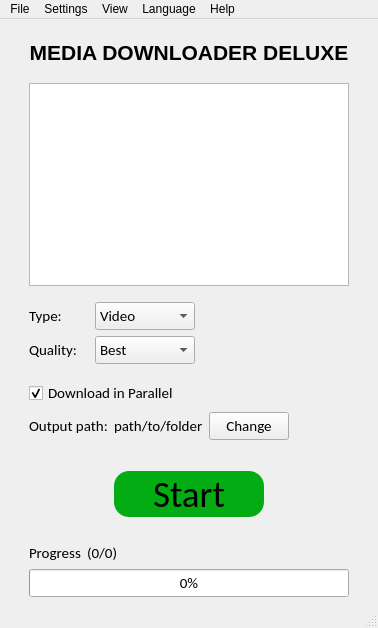
<?xml version="1.0" encoding="UTF-8"?>
<ui version="4.0">
 <class>MainWindow</class>
 <widget class="QMainWindow" name="MainWindow">
  <property name="geometry">
   <rect>
    <x>0</x>
    <y>0</y>
    <width>378</width>
    <height>628</height>
   </rect>
  </property>
  <property name="windowTitle">
   <string>MainWindow</string>
  </property>
  <widget class="QWidget" name="centralwidget">
   <layout class="QGridLayout" name="gridLayout">
    <item row="2" column="3">
     <spacer name="horizontalSpacer_2">
      <property name="orientation">
       <enum>Qt::Horizontal</enum>
      </property>
      <property name="sizeType">
       <enum>QSizePolicy::Fixed</enum>
      </property>
      <property name="sizeHint" stdset="0">
       <size>
        <width>20</width>
        <height>20</height>
       </size>
      </property>
     </spacer>
    </item>
    <item row="3" column="1">
     <spacer name="verticalSpacer_3">
      <property name="orientation">
       <enum>Qt::Vertical</enum>
      </property>
      <property name="sizeType">
       <enum>QSizePolicy::Fixed</enum>
      </property>
      <property name="sizeHint" stdset="0">
       <size>
        <width>20</width>
        <height>10</height>
       </size>
      </property>
     </spacer>
    </item>
    <item row="11" column="1">
     <spacer name="verticalSpacer">
      <property name="orientation">
       <enum>Qt::Vertical</enum>
      </property>
      <property name="sizeType">
       <enum>QSizePolicy::Fixed</enum>
      </property>
      <property name="sizeHint" stdset="0">
       <size>
        <width>20</width>
        <height>20</height>
       </size>
      </property>
     </spacer>
    </item>
    <item row="5" column="1">
     <layout class="QFormLayout" name="formLayout_2">
      <item row="0" column="0">
       <widget class="QLabel" name="quality_label">
        <property name="sizePolicy">
         <sizepolicy hsizetype="Fixed" vsizetype="Preferred">
          <horstretch>0</horstretch>
          <verstretch>0</verstretch>
         </sizepolicy>
        </property>
        <property name="minimumSize">
         <size>
          <width>60</width>
          <height>0</height>
         </size>
        </property>
        <property name="font">
         <font>
          <family>Calibri</family>
          <pointsize>11</pointsize>
         </font>
        </property>
        <property name="text">
         <string>Quality:</string>
        </property>
       </widget>
      </item>
      <item row="0" column="1">
       <widget class="QComboBox" name="quality_box">
        <property name="sizePolicy">
         <sizepolicy hsizetype="Fixed" vsizetype="Preferred">
          <horstretch>0</horstretch>
          <verstretch>0</verstretch>
         </sizepolicy>
        </property>
        <property name="minimumSize">
         <size>
          <width>100</width>
          <height>0</height>
         </size>
        </property>
        <property name="font">
         <font>
          <family>Calibri</family>
          <pointsize>11</pointsize>
         </font>
        </property>
        <item>
         <property name="text">
          <string>Best</string>
         </property>
        </item>
        <item>
         <property name="text">
          <string>Good</string>
         </property>
        </item>
        <item>
         <property name="text">
          <string>Normal</string>
         </property>
        </item>
        <item>
         <property name="text">
          <string>Bad</string>
         </property>
        </item>
        <item>
         <property name="text">
          <string>Very bad</string>
         </property>
        </item>
        <item>
         <property name="text">
          <string>Worst</string>
         </property>
        </item>
       </widget>
      </item>
     </layout>
    </item>
    <item row="6" column="1">
     <spacer name="verticalSpacer_4">
      <property name="orientation">
       <enum>Qt::Vertical</enum>
      </property>
      <property name="sizeType">
       <enum>QSizePolicy::Fixed</enum>
      </property>
      <property name="sizeHint" stdset="0">
       <size>
        <width>20</width>
        <height>10</height>
       </size>
      </property>
     </spacer>
    </item>
    <item row="13" column="1">
     <widget class="QProgressBar" name="progress_bar">
      <property name="font">
       <font>
        <family>Calibri</family>
        <pointsize>11</pointsize>
       </font>
      </property>
      <property name="value">
       <number>0</number>
      </property>
      <property name="textVisible">
       <bool>true</bool>
      </property>
      <property name="orientation">
       <enum>Qt::Horizontal</enum>
      </property>
      <property name="invertedAppearance">
       <bool>false</bool>
      </property>
      <property name="textDirection">
       <enum>QProgressBar::TopToBottom</enum>
      </property>
     </widget>
    </item>
    <item row="2" column="0">
     <spacer name="horizontalSpacer">
      <property name="orientation">
       <enum>Qt::Horizontal</enum>
      </property>
      <property name="sizeType">
       <enum>QSizePolicy::Fixed</enum>
      </property>
      <property name="sizeHint" stdset="0">
       <size>
        <width>20</width>
        <height>20</height>
       </size>
      </property>
     </spacer>
    </item>
    <item row="7" column="1">
     <widget class="QCheckBox" name="checkBox">
      <property name="font">
       <font>
        <family>Calibri</family>
        <pointsize>11</pointsize>
       </font>
      </property>
      <property name="text">
       <string>Download in Parallel</string>
      </property>
      <property name="checked">
       <bool>true</bool>
      </property>
     </widget>
    </item>
    <item row="0" column="1" rowspan="2">
     <widget class="QLabel" name="header">
      <property name="font">
       <font>
        <pointsize>16</pointsize>
        <bold>true</bold>
       </font>
      </property>
      <property name="text">
       <string>MEDIA DOWNLOADER DELUXE</string>
      </property>
      <property name="alignment">
       <set>Qt::AlignCenter</set>
      </property>
      <property name="wordWrap">
       <bool>true</bool>
      </property>
     </widget>
    </item>
    <item row="4" column="1">
     <layout class="QFormLayout" name="formLayout">
      <item row="0" column="0">
       <widget class="QLabel" name="type_label">
        <property name="sizePolicy">
         <sizepolicy hsizetype="Fixed" vsizetype="Preferred">
          <horstretch>0</horstretch>
          <verstretch>0</verstretch>
         </sizepolicy>
        </property>
        <property name="minimumSize">
         <size>
          <width>60</width>
          <height>0</height>
         </size>
        </property>
        <property name="font">
         <font>
          <family>Calibri</family>
          <pointsize>11</pointsize>
         </font>
        </property>
        <property name="text">
         <string>Type:</string>
        </property>
       </widget>
      </item>
      <item row="0" column="1">
       <widget class="QComboBox" name="type_box">
        <property name="sizePolicy">
         <sizepolicy hsizetype="Fixed" vsizetype="Preferred">
          <horstretch>0</horstretch>
          <verstretch>0</verstretch>
         </sizepolicy>
        </property>
        <property name="minimumSize">
         <size>
          <width>100</width>
          <height>0</height>
         </size>
        </property>
        <property name="font">
         <font>
          <family>Calibri</family>
          <pointsize>11</pointsize>
         </font>
        </property>
        <item>
         <property name="text">
          <string>Video</string>
         </property>
        </item>
        <item>
         <property name="text">
          <string>Music</string>
         </property>
        </item>
        <item>
         <property name="text">
          <string>Video only</string>
         </property>
        </item>
       </widget>
      </item>
     </layout>
    </item>
    <item row="8" column="1">
     <layout class="QFormLayout" name="formLayout_3">
      <item row="0" column="0">
       <layout class="QHBoxLayout" name="horizontalLayout">
        <item>
         <widget class="QLabel" name="output_path_label">
          <property name="sizePolicy">
           <sizepolicy hsizetype="Fixed" vsizetype="Preferred">
            <horstretch>0</horstretch>
            <verstretch>0</verstretch>
           </sizepolicy>
          </property>
          <property name="minimumSize">
           <size>
            <width>0</width>
            <height>0</height>
           </size>
          </property>
          <property name="font">
           <font>
            <family>Calibri</family>
            <pointsize>11</pointsize>
           </font>
          </property>
          <property name="text">
           <string>Output path:</string>
          </property>
         </widget>
        </item>
        <item>
         <widget class="QLabel" name="output_path_display">
          <property name="sizePolicy">
           <sizepolicy hsizetype="Fixed" vsizetype="Preferred">
            <horstretch>0</horstretch>
            <verstretch>0</verstretch>
           </sizepolicy>
          </property>
          <property name="maximumSize">
           <size>
            <width>450</width>
            <height>16777215</height>
           </size>
          </property>
          <property name="font">
           <font>
            <family>Calibri</family>
            <pointsize>11</pointsize>
           </font>
          </property>
          <property name="text">
           <string>path/to/folder</string>
          </property>
          <property name="wordWrap">
           <bool>true</bool>
          </property>
         </widget>
        </item>
       </layout>
      </item>
      <item row="0" column="1">
       <widget class="QPushButton" name="output_path_change_btn">
        <property name="sizePolicy">
         <sizepolicy hsizetype="Fixed" vsizetype="Preferred">
          <horstretch>0</horstretch>
          <verstretch>0</verstretch>
         </sizepolicy>
        </property>
        <property name="font">
         <font>
          <family>Calibri</family>
          <pointsize>11</pointsize>
         </font>
        </property>
        <property name="styleSheet">
         <string notr="true"/>
        </property>
        <property name="text">
         <string>Change</string>
        </property>
       </widget>
      </item>
     </layout>
    </item>
    <item row="9" column="1">
     <spacer name="verticalSpacer_2">
      <property name="font">
       <font>
        <family>Calibri</family>
       </font>
      </property>
      <property name="orientation">
       <enum>Qt::Vertical</enum>
      </property>
      <property name="sizeType">
       <enum>QSizePolicy::Fixed</enum>
      </property>
      <property name="sizeHint" stdset="0">
       <size>
        <width>20</width>
        <height>25</height>
       </size>
      </property>
     </spacer>
    </item>
    <item row="12" column="1">
     <layout class="QHBoxLayout" name="horizontalLayout_4">
      <item>
       <widget class="QLabel" name="progress_label">
        <property name="sizePolicy">
         <sizepolicy hsizetype="Fixed" vsizetype="Preferred">
          <horstretch>0</horstretch>
          <verstretch>0</verstretch>
         </sizepolicy>
        </property>
        <property name="font">
         <font>
          <family>Calibri</family>
          <pointsize>11</pointsize>
         </font>
        </property>
        <property name="text">
         <string>Progress</string>
        </property>
       </widget>
      </item>
      <item>
       <widget class="QLabel" name="progress_display">
        <property name="font">
         <font>
          <family>Calibri</family>
          <pointsize>11</pointsize>
         </font>
        </property>
        <property name="text">
         <string>(0/0)</string>
        </property>
       </widget>
      </item>
     </layout>
    </item>
    <item row="10" column="1" alignment="Qt::AlignHCenter">
     <widget class="QPushButton" name="start_btn">
      <property name="enabled">
       <bool>true</bool>
      </property>
      <property name="sizePolicy">
       <sizepolicy hsizetype="Fixed" vsizetype="Preferred">
        <horstretch>0</horstretch>
        <verstretch>0</verstretch>
       </sizepolicy>
      </property>
      <property name="minimumSize">
       <size>
        <width>150</width>
        <height>0</height>
       </size>
      </property>
      <property name="maximumSize">
       <size>
        <width>16777215</width>
        <height>16777215</height>
       </size>
      </property>
      <property name="baseSize">
       <size>
        <width>0</width>
        <height>0</height>
       </size>
      </property>
      <property name="font">
       <font>
        <family>Calibri</family>
        <pointsize>28</pointsize>
        <bold>false</bold>
       </font>
      </property>
      <property name="styleSheet">
       <string notr="true">border-radius: 15px;
background-color: #03ac13;</string>
      </property>
      <property name="text">
       <string>Start</string>
      </property>
     </widget>
    </item>
    <item row="2" column="1">
     <widget class="QPlainTextEdit" name="text_edit">
      <property name="font">
       <font>
        <family>Calibri</family>
        <pointsize>9</pointsize>
       </font>
      </property>
     </widget>
    </item>
   </layout>
  </widget>
  <widget class="QMenuBar" name="menubar">
   <property name="geometry">
    <rect>
     <x>0</x>
     <y>0</y>
     <width>378</width>
     <height>22</height>
    </rect>
   </property>
   <widget class="QMenu" name="menuFile">
    <property name="title">
     <string>File</string>
    </property>
    <addaction name="actionOpen"/>
    <addaction name="actionClear_list"/>
    <addaction name="actionOpen_in_Explorer"/>
    <addaction name="separator"/>
    <addaction name="actionUndo"/>
    <addaction name="actionRedo"/>
    <addaction name="separator"/>
    <addaction name="actionCancel"/>
    <addaction name="separator"/>
    <addaction name="actionExit"/>
   </widget>
   <widget class="QMenu" name="menuSettings">
    <property name="title">
     <string>Settings</string>
    </property>
    <addaction name="actionOpen_Settings"/>
   </widget>
   <widget class="QMenu" name="menuView">
    <property name="title">
     <string>View</string>
    </property>
    <addaction name="actionDark_mode"/>
   </widget>
   <widget class="QMenu" name="menuHelp">
    <property name="title">
     <string>Help</string>
    </property>
    <addaction name="actionAbout"/>
    <addaction name="actionOpen_source_licenses"/>
    <addaction name="separator"/>
    <addaction name="actionList_of_supported_sites"/>
   </widget>
   <widget class="QMenu" name="menuLanguage">
    <property name="title">
     <string>Language</string>
    </property>
    <addaction name="actionDeutsch"/>
    <addaction name="actionEnglish"/>
   </widget>
   <addaction name="menuFile"/>
   <addaction name="menuSettings"/>
   <addaction name="menuView"/>
   <addaction name="menuLanguage"/>
   <addaction name="menuHelp"/>
  </widget>
  <widget class="QStatusBar" name="statusbar"/>
  <action name="actionOpen">
   <property name="icon">
    <iconset>
     <normaloff>../icons/folder.png</normaloff>../icons/folder.png</iconset>
   </property>
   <property name="text">
    <string>Open...</string>
   </property>
   <property name="shortcut">
    <string>Ctrl+O</string>
   </property>
  </action>
  <action name="actionClear_list">
   <property name="icon">
    <iconset>
     <normaloff>../icons/x-circle.png</normaloff>../icons/x-circle.png</iconset>
   </property>
   <property name="text">
    <string>Clear list</string>
   </property>
  </action>
  <action name="actionOpen_in_Explorer">
   <property name="icon">
    <iconset>
     <normaloff>../icons/aperture.png</normaloff>../icons/aperture.png</iconset>
   </property>
   <property name="text">
    <string>Open in Explorer</string>
   </property>
  </action>
  <action name="actionExit">
   <property name="icon">
    <iconset>
     <normaloff>../icons/power.png</normaloff>../icons/power.png</iconset>
   </property>
   <property name="text">
    <string>Exit</string>
   </property>
  </action>
  <action name="actionOpen_Settings">
   <property name="icon">
    <iconset>
     <normaloff>../icons/settings.png</normaloff>../icons/settings.png</iconset>
   </property>
   <property name="text">
    <string>Open Settings...</string>
   </property>
  </action>
  <action name="actionDark_mode">
   <property name="checkable">
    <bool>true</bool>
   </property>
   <property name="icon">
    <iconset>
     <normaloff>../icons/moon.png</normaloff>../icons/moon.png</iconset>
   </property>
   <property name="text">
    <string>Dark mode</string>
   </property>
  </action>
  <action name="actionAbout">
   <property name="icon">
    <iconset>
     <normaloff>../icons/info.png</normaloff>../icons/info.png</iconset>
   </property>
   <property name="text">
    <string>About</string>
   </property>
  </action>
  <action name="actionOpen_source_licenses">
   <property name="icon">
    <iconset>
     <normaloff>../icons/award.png</normaloff>../icons/award.png</iconset>
   </property>
   <property name="text">
    <string>Open source licenses</string>
   </property>
  </action>
  <action name="actionList_of_supported_sites">
   <property name="icon">
    <iconset>
     <normaloff>../icons/list.png</normaloff>../icons/list.png</iconset>
   </property>
   <property name="text">
    <string>List of supported sites</string>
   </property>
  </action>
  <action name="actionUndo">
   <property name="icon">
    <iconset>
     <normaloff>../icons/undo.png</normaloff>../icons/undo.png</iconset>
   </property>
   <property name="text">
    <string>Undo</string>
   </property>
  </action>
  <action name="actionRedo">
   <property name="icon">
    <iconset>
     <normaloff>../icons/redo.png</normaloff>../icons/redo.png</iconset>
   </property>
   <property name="text">
    <string>Redo</string>
   </property>
  </action>
  <action name="actionEnglish">
   <property name="checkable">
    <bool>true</bool>
   </property>
   <property name="text">
    <string>English</string>
   </property>
  </action>
  <action name="actionDeutsch">
   <property name="checkable">
    <bool>true</bool>
   </property>
   <property name="text">
    <string>Deutsch</string>
   </property>
  </action>
  <action name="actionCancel">
   <property name="enabled">
    <bool>false</bool>
   </property>
   <property name="icon">
    <iconset>
     <normaloff>../icons/x.png</normaloff>../icons/x.png</iconset>
   </property>
   <property name="text">
    <string>Cancel Download</string>
   </property>
  </action>
 </widget>
 <tabstops>
  <tabstop>text_edit</tabstop>
  <tabstop>type_box</tabstop>
  <tabstop>quality_box</tabstop>
  <tabstop>checkBox</tabstop>
  <tabstop>output_path_change_btn</tabstop>
  <tabstop>start_btn</tabstop>
 </tabstops>
 <resources/>
 <connections/>
</ui>
